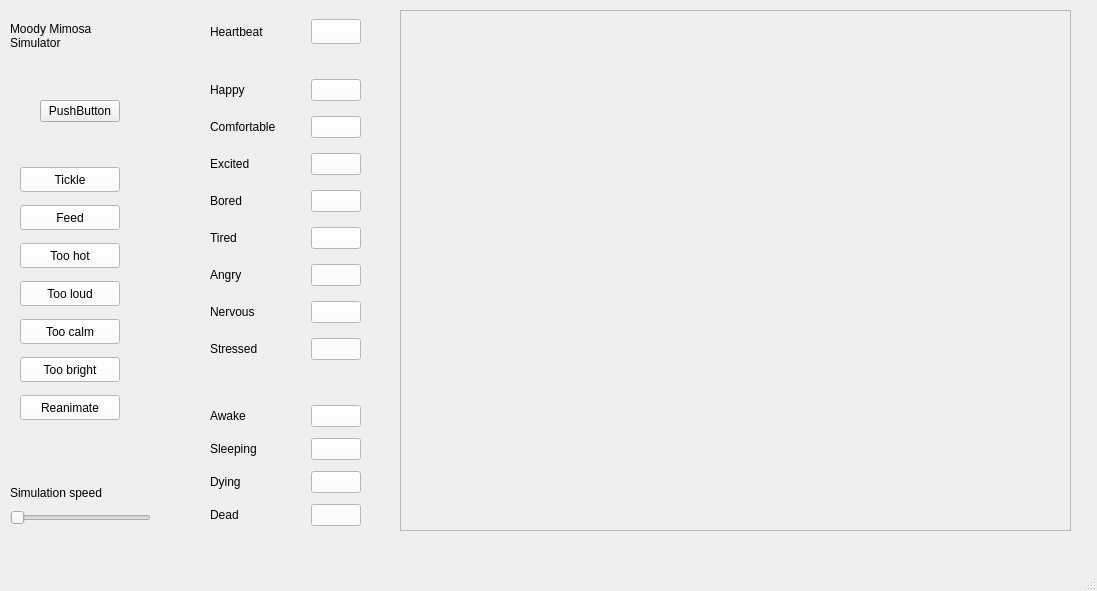
<?xml version="1.0" encoding="UTF-8"?>
<ui version="4.0">
 <class>MainWindow</class>
 <widget class="QMainWindow" name="MainWindow">
  <property name="geometry">
   <rect>
    <x>0</x>
    <y>0</y>
    <width>1097</width>
    <height>591</height>
   </rect>
  </property>
  <property name="windowTitle">
   <string>MainWindow</string>
  </property>
  <widget class="QWidget" name="centralwidget">
   <widget class="QWidget" name="gridLayoutWidget_2">
    <property name="geometry">
     <rect>
      <x>210</x>
      <y>10</y>
      <width>151</width>
      <height>44</height>
     </rect>
    </property>
    <layout class="QGridLayout" name="gridLayout_2">
     <item row="0" column="0">
      <widget class="QLabel" name="label">
       <property name="text">
        <string>Heartbeat</string>
       </property>
      </widget>
     </item>
     <item row="0" column="1">
      <widget class="QPushButton" name="led_heartbeat">
       <property name="maximumSize">
        <size>
         <width>50</width>
         <height>25</height>
        </size>
       </property>
       <property name="styleSheet">
        <string notr="true">QPushButton {
    background-color: white; /* Normal background color */
}

QPushButton:checked {
    background-color: rgb(34,177,76); /* Background color when checked */
}</string>
       </property>
       <property name="text">
        <string/>
       </property>
       <property name="checkable">
        <bool>true</bool>
       </property>
       <property name="checked">
        <bool>false</bool>
       </property>
      </widget>
     </item>
    </layout>
   </widget>
   <widget class="QWidget" name="gridLayoutWidget_3">
    <property name="geometry">
     <rect>
      <x>210</x>
      <y>70</y>
      <width>151</width>
      <height>301</height>
     </rect>
    </property>
    <layout class="QGridLayout" name="gridLayout_3">
     <item row="0" column="0">
      <widget class="QLabel" name="label_3">
       <property name="text">
        <string>Happy</string>
       </property>
      </widget>
     </item>
     <item row="0" column="1">
      <widget class="QPushButton" name="led_em_happy">
       <property name="maximumSize">
        <size>
         <width>50</width>
         <height>16777215</height>
        </size>
       </property>
       <property name="styleSheet">
        <string notr="true">QPushButton {
    background-color: white; /* Normal background color */
}

QPushButton:checked {
    background-color: rgb(34,177,76); /* Background color when checked */
}</string>
       </property>
       <property name="text">
        <string/>
       </property>
       <property name="checkable">
        <bool>true</bool>
       </property>
       <property name="checked">
        <bool>false</bool>
       </property>
      </widget>
     </item>
     <item row="5" column="1">
      <widget class="QPushButton" name="led_em_angry">
       <property name="styleSheet">
        <string notr="true">QPushButton {
    background-color: white; /* Normal background color */
}

QPushButton:checked {
    background-color: rgb(240,104,6); /* Background color when checked */
}</string>
       </property>
       <property name="text">
        <string/>
       </property>
       <property name="checkable">
        <bool>true</bool>
       </property>
       <property name="checked">
        <bool>false</bool>
       </property>
      </widget>
     </item>
     <item row="6" column="1">
      <widget class="QPushButton" name="led_em_nervous">
       <property name="styleSheet">
        <string notr="true">QPushButton {
    background-color: white; /* Normal background color */
}

QPushButton:checked {
    background-color: rgb(240,104,6); /* Background color when checked */
}</string>
       </property>
       <property name="text">
        <string/>
       </property>
       <property name="checkable">
        <bool>true</bool>
       </property>
       <property name="checked">
        <bool>false</bool>
       </property>
      </widget>
     </item>
     <item row="3" column="1">
      <widget class="QPushButton" name="led_em_bored">
       <property name="styleSheet">
        <string notr="true">QPushButton {
    background-color: white; /* Normal background color */
}

QPushButton:checked {
    background-color: rgb(252,232,9); /* Background color when checked */
}</string>
       </property>
       <property name="text">
        <string/>
       </property>
       <property name="checkable">
        <bool>true</bool>
       </property>
       <property name="checked">
        <bool>false</bool>
       </property>
      </widget>
     </item>
     <item row="2" column="0">
      <widget class="QLabel" name="label_4">
       <property name="text">
        <string>Excited</string>
       </property>
      </widget>
     </item>
     <item row="3" column="0">
      <widget class="QLabel" name="label_5">
       <property name="text">
        <string>Bored</string>
       </property>
      </widget>
     </item>
     <item row="2" column="1">
      <widget class="QPushButton" name="led_em_excited">
       <property name="styleSheet">
        <string notr="true">QPushButton {
    background-color: white; /* Normal background color */
}

QPushButton:checked {
    background-color: rgb(34,177,76); /* Background color when checked */
}</string>
       </property>
       <property name="text">
        <string/>
       </property>
       <property name="checkable">
        <bool>true</bool>
       </property>
       <property name="checked">
        <bool>false</bool>
       </property>
      </widget>
     </item>
     <item row="4" column="1">
      <widget class="QPushButton" name="led_em_tired">
       <property name="styleSheet">
        <string notr="true">QPushButton {
    background-color: white; /* Normal background color */
}

QPushButton:checked {
    background-color: rgb(252,232,9); /* Background color when checked */
}</string>
       </property>
       <property name="text">
        <string/>
       </property>
       <property name="checkable">
        <bool>true</bool>
       </property>
       <property name="checked">
        <bool>false</bool>
       </property>
      </widget>
     </item>
     <item row="1" column="1">
      <widget class="QPushButton" name="led_em_comfortable">
       <property name="styleSheet">
        <string notr="true">QPushButton {
    background-color: white; /* Normal background color */
}

QPushButton:checked {
    background-color: rgb(34,177,76); /* Background color when checked */
}</string>
       </property>
       <property name="text">
        <string/>
       </property>
       <property name="checkable">
        <bool>true</bool>
       </property>
       <property name="checked">
        <bool>false</bool>
       </property>
      </widget>
     </item>
     <item row="6" column="0">
      <widget class="QLabel" name="label_8">
       <property name="text">
        <string>Nervous</string>
       </property>
      </widget>
     </item>
     <item row="1" column="0">
      <widget class="QLabel" name="label_2">
       <property name="text">
        <string>Comfortable</string>
       </property>
      </widget>
     </item>
     <item row="5" column="0">
      <widget class="QLabel" name="label_7">
       <property name="text">
        <string>Angry</string>
       </property>
      </widget>
     </item>
     <item row="4" column="0">
      <widget class="QLabel" name="label_6">
       <property name="text">
        <string>Tired</string>
       </property>
      </widget>
     </item>
     <item row="7" column="0">
      <widget class="QLabel" name="label_9">
       <property name="text">
        <string>Stressed</string>
       </property>
      </widget>
     </item>
     <item row="7" column="1">
      <widget class="QPushButton" name="led_em_stressed">
       <property name="styleSheet">
        <string notr="true">QPushButton {
    background-color: white; /* Normal background color */
}

QPushButton:checked {
    background-color: rgb(240,104,6); /* Background color when checked */
}</string>
       </property>
       <property name="text">
        <string/>
       </property>
       <property name="checkable">
        <bool>true</bool>
       </property>
       <property name="checked">
        <bool>false</bool>
       </property>
      </widget>
     </item>
    </layout>
   </widget>
   <widget class="QWidget" name="gridLayoutWidget_4">
    <property name="geometry">
     <rect>
      <x>210</x>
      <y>400</y>
      <width>151</width>
      <height>131</height>
     </rect>
    </property>
    <layout class="QGridLayout" name="gridLayout_5">
     <item row="1" column="0">
      <widget class="QLabel" name="label_12">
       <property name="text">
        <string>Sleeping</string>
       </property>
      </widget>
     </item>
     <item row="2" column="0">
      <widget class="QLabel" name="label_13">
       <property name="text">
        <string>Dying</string>
       </property>
      </widget>
     </item>
     <item row="1" column="1">
      <widget class="QPushButton" name="led_st_asleep">
       <property name="styleSheet">
        <string notr="true">QPushButton {
    background-color: white; /* Normal background color */
}

QPushButton:checked {
    background-color: rgb(30,165,240); /* Background color when checked */
}</string>
       </property>
       <property name="text">
        <string/>
       </property>
       <property name="checkable">
        <bool>true</bool>
       </property>
       <property name="checked">
        <bool>false</bool>
       </property>
      </widget>
     </item>
     <item row="0" column="1">
      <widget class="QPushButton" name="led_st_awake">
       <property name="maximumSize">
        <size>
         <width>50</width>
         <height>16777215</height>
        </size>
       </property>
       <property name="styleSheet">
        <string notr="true">QPushButton {
    background-color: white; /* Normal background color */
}

QPushButton:checked {
    background-color: rgb(30,165,240); /* Background color when checked */
}</string>
       </property>
       <property name="text">
        <string/>
       </property>
       <property name="checkable">
        <bool>true</bool>
       </property>
       <property name="checked">
        <bool>false</bool>
       </property>
      </widget>
     </item>
     <item row="0" column="0">
      <widget class="QLabel" name="label_11">
       <property name="text">
        <string>Awake</string>
       </property>
      </widget>
     </item>
     <item row="2" column="1">
      <widget class="QPushButton" name="led_st_dying">
       <property name="styleSheet">
        <string notr="true">QPushButton {
    background-color: white; /* Normal background color */
}

QPushButton:checked {
    background-color: rgb(230,8,3) /* Background color when checked */
}</string>
       </property>
       <property name="text">
        <string/>
       </property>
       <property name="checkable">
        <bool>true</bool>
       </property>
       <property name="checked">
        <bool>false</bool>
       </property>
      </widget>
     </item>
     <item row="3" column="1">
      <widget class="QPushButton" name="led_st_dead">
       <property name="styleSheet">
        <string notr="true">QPushButton {
    background-color: white; /* Normal background color */
}

QPushButton:checked {
    background-color: rgb(117,3,1) /* Background color when checked */
}</string>
       </property>
       <property name="text">
        <string/>
       </property>
       <property name="checkable">
        <bool>true</bool>
       </property>
       <property name="checked">
        <bool>false</bool>
       </property>
      </widget>
     </item>
     <item row="3" column="0">
      <widget class="QLabel" name="label_14">
       <property name="text">
        <string>Dead</string>
       </property>
      </widget>
     </item>
    </layout>
   </widget>
   <widget class="QFrame" name="plotFrame">
    <property name="geometry">
     <rect>
      <x>400</x>
      <y>10</y>
      <width>671</width>
      <height>521</height>
     </rect>
    </property>
    <property name="frameShape">
     <enum>QFrame::StyledPanel</enum>
    </property>
    <property name="frameShadow">
     <enum>QFrame::Raised</enum>
    </property>
   </widget>
   <widget class="QWidget" name="verticalLayoutWidget">
    <property name="geometry">
     <rect>
      <x>20</x>
      <y>160</y>
      <width>111</width>
      <height>271</height>
     </rect>
    </property>
    <layout class="QVBoxLayout" name="verticalLayout">
     <item>
      <widget class="QPushButton" name="button_tickle">
       <property name="maximumSize">
        <size>
         <width>100</width>
         <height>25</height>
        </size>
       </property>
       <property name="styleSheet">
        <string notr="true">QPushButton {
    background-color: white; /* Normal background color */
}

QPushButton:checked {
    background-color: rgb(34,177,76); /* Background color when checked */
}</string>
       </property>
       <property name="text">
        <string>Tickle</string>
       </property>
       <property name="checkable">
        <bool>true</bool>
       </property>
       <property name="checked">
        <bool>false</bool>
       </property>
      </widget>
     </item>
     <item>
      <widget class="QPushButton" name="button_feed">
       <property name="maximumSize">
        <size>
         <width>100</width>
         <height>25</height>
        </size>
       </property>
       <property name="styleSheet">
        <string notr="true">QPushButton {
    background-color: white; /* Normal background color */
}

QPushButton:checked {
    background-color: rgb(34,177,76); /* Background color when checked */
}</string>
       </property>
       <property name="text">
        <string>Feed</string>
       </property>
       <property name="checkable">
        <bool>true</bool>
       </property>
       <property name="checked">
        <bool>false</bool>
       </property>
      </widget>
     </item>
     <item>
      <widget class="QPushButton" name="button_too_hot">
       <property name="maximumSize">
        <size>
         <width>100</width>
         <height>25</height>
        </size>
       </property>
       <property name="styleSheet">
        <string notr="true">QPushButton {
    background-color: white; /* Normal background color */
}

QPushButton:checked {
    background-color: rgb(34,177,76); /* Background color when checked */
}</string>
       </property>
       <property name="text">
        <string>Too hot</string>
       </property>
       <property name="checkable">
        <bool>true</bool>
       </property>
       <property name="checked">
        <bool>false</bool>
       </property>
      </widget>
     </item>
     <item>
      <widget class="QPushButton" name="button_too_loud">
       <property name="maximumSize">
        <size>
         <width>100</width>
         <height>25</height>
        </size>
       </property>
       <property name="styleSheet">
        <string notr="true">QPushButton {
    background-color: white; /* Normal background color */
}

QPushButton:checked {
    background-color: rgb(34,177,76); /* Background color when checked */
}</string>
       </property>
       <property name="text">
        <string>Too loud</string>
       </property>
       <property name="checkable">
        <bool>true</bool>
       </property>
       <property name="checked">
        <bool>false</bool>
       </property>
      </widget>
     </item>
     <item>
      <widget class="QPushButton" name="button_too_calm">
       <property name="maximumSize">
        <size>
         <width>100</width>
         <height>25</height>
        </size>
       </property>
       <property name="styleSheet">
        <string notr="true">QPushButton {
    background-color: white; /* Normal background color */
}

QPushButton:checked {
    background-color: rgb(34,177,76); /* Background color when checked */
}</string>
       </property>
       <property name="text">
        <string>Too calm</string>
       </property>
       <property name="checkable">
        <bool>true</bool>
       </property>
       <property name="checked">
        <bool>false</bool>
       </property>
      </widget>
     </item>
     <item>
      <widget class="QPushButton" name="button_too_bright">
       <property name="maximumSize">
        <size>
         <width>100</width>
         <height>25</height>
        </size>
       </property>
       <property name="styleSheet">
        <string notr="true">QPushButton {
    background-color: white; /* Normal background color */
}

QPushButton:checked {
    background-color: rgb(34,177,76); /* Background color when checked */
}</string>
       </property>
       <property name="text">
        <string>Too bright</string>
       </property>
       <property name="checkable">
        <bool>true</bool>
       </property>
       <property name="checked">
        <bool>false</bool>
       </property>
      </widget>
     </item>
     <item>
      <widget class="QPushButton" name="button_reanimate">
       <property name="maximumSize">
        <size>
         <width>100</width>
         <height>25</height>
        </size>
       </property>
       <property name="styleSheet">
        <string notr="true">QPushButton {
    background-color: white; /* Normal background color */
}

QPushButton:checked {
    background-color: rgb(34,177,76); /* Background color when checked */
}</string>
       </property>
       <property name="text">
        <string>Reanimate</string>
       </property>
       <property name="checkable">
        <bool>true</bool>
       </property>
       <property name="checked">
        <bool>false</bool>
       </property>
      </widget>
     </item>
    </layout>
   </widget>
   <widget class="QSlider" name="slider_sim_speed">
    <property name="geometry">
     <rect>
      <x>10</x>
      <y>510</y>
      <width>141</width>
      <height>16</height>
     </rect>
    </property>
    <property name="orientation">
     <enum>Qt::Horizontal</enum>
    </property>
   </widget>
   <widget class="QLabel" name="label_15">
    <property name="geometry">
     <rect>
      <x>10</x>
      <y>480</y>
      <width>121</width>
      <height>25</height>
     </rect>
    </property>
    <property name="text">
     <string>Simulation speed</string>
    </property>
   </widget>
   <widget class="QLabel" name="label_16">
    <property name="geometry">
     <rect>
      <x>10</x>
      <y>10</y>
      <width>131</width>
      <height>51</height>
     </rect>
    </property>
    <property name="text">
     <string>Moody Mimosa Simulator</string>
    </property>
    <property name="wordWrap">
     <bool>true</bool>
    </property>
   </widget>
   <widget class="QPushButton" name="pushButton">
    <property name="geometry">
     <rect>
      <x>40</x>
      <y>100</y>
      <width>80</width>
      <height>22</height>
     </rect>
    </property>
    <property name="text">
     <string>PushButton</string>
    </property>
   </widget>
  </widget>
  <widget class="QMenuBar" name="menubar">
   <property name="geometry">
    <rect>
     <x>0</x>
     <y>0</y>
     <width>1097</width>
     <height>19</height>
    </rect>
   </property>
  </widget>
  <widget class="QStatusBar" name="statusbar"/>
 </widget>
 <resources/>
 <connections/>
</ui>
